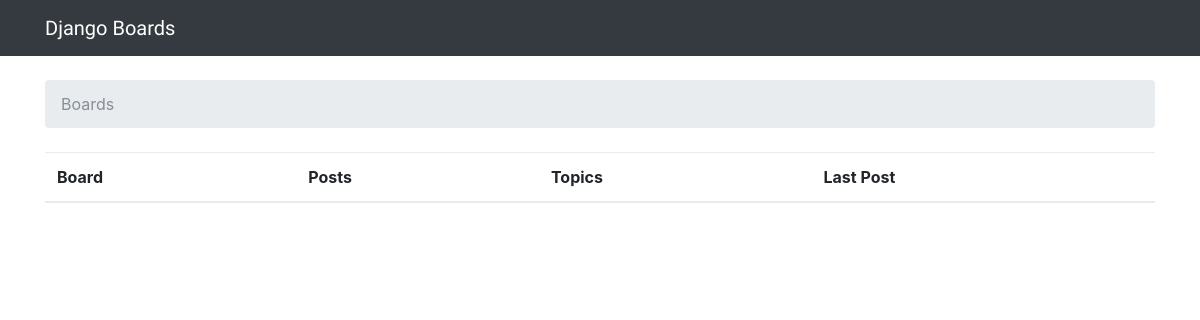
The app's page /, older data.
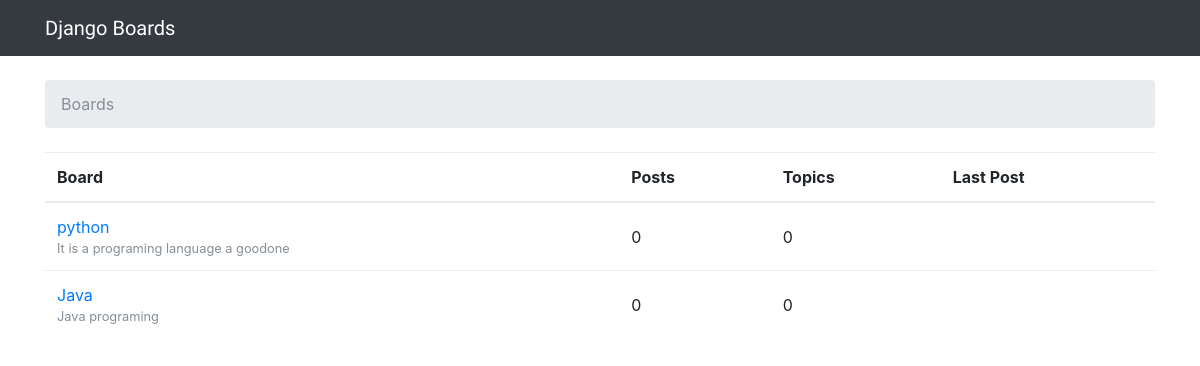
The same page, newer data.
### boards/models.py (models this page shows)
class Board(models.Model):
    name = models.CharField(max_length=30, unique=True)
    description = models.CharField(max_length=100)

### boards/views.py (the view)
# urls.py: url(r'^$', views.index, name='home'),
def index(request):
    boards = Board.objects.all()
    return render(request, 'boards/index.html', {'boards': boards})

### templates/boards/index.html
{% extends 'base.html' %}
{% block breadcrumb %}
  <li class="breadcrumb-item active">Boards</li>
{% endblock %}
{% block content %}
  <table class="table">
    <thead class="thead-inverse">
      <tr>
        <th>Board</th>
        <th>Posts</th>
        <th>Topics</th>
        <th>Last Post</th>
      </tr>
    </thead>
    <tbody>
      {% for board in boards %}
        <tr>
          <td>
            <a href="{% url 'board_topics' board.pk %}">{{ board.name }}</a>
            <small class="text-muted d-block">{{ board.description }}</small>
          </td>
          <td class="align-middle">0</td>
          <td class="align-middle">0</td>
          <td></td>
        </tr>
      {% endfor %}
    </tbody>
  </table>
{% endblock %}

### templates/base.html (shortened to what this page needs)
{% load static %}<!DOCTYPE html>
<html>
    <head>
        <link rel="stylesheet" href="{% static 'css/bootstrap.min.css' %}">
        <link rel="stylesheet" href="{% static 'css/app.css' %}">
      </head>
  <body>
    <nav class="navbar navbar-expand-lg navbar-dark bg-dark">
      <div class="container">
        <a class="navbar-brand" href="{% url 'home' %}">Django Boards</a>
      </div>
    </nav>
    <div class="container">
      <ol class="breadcrumb my-4">
        {% block breadcrumb %}
        {% endblock %}
      </ol>
      {% block content %}
      {% endblock %}
    </div>
  </body>
</html>

### static/css/app.css (style rules this page uses)
.navbar-brand { font-family: 'Bungee', cursive; }

Row changes from the older to the newer data that the page shows:
added Board: name "python", description "It is a programing language a goodone"
added Board: name "Java", description "Java programing"
